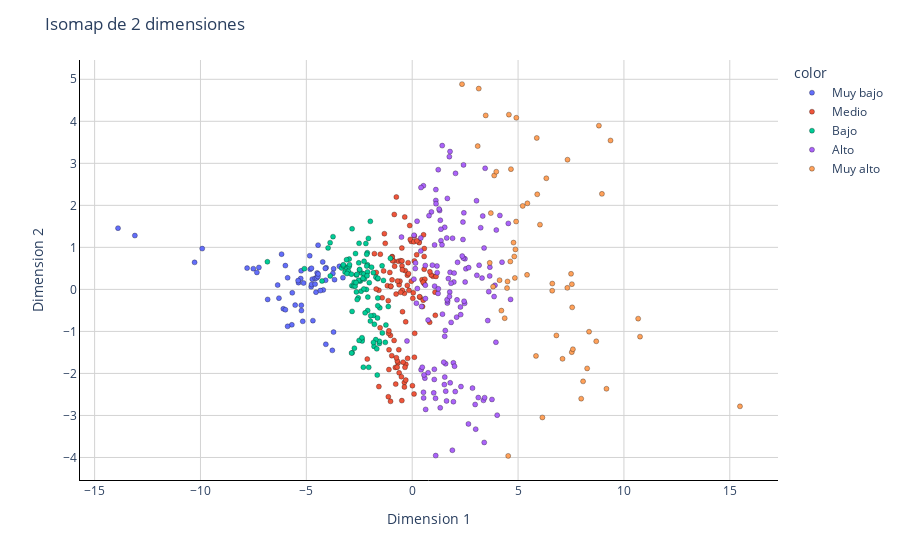

The notebook cell this image was saved under:
### Markdown cell above
**Creamos un mapa 2D para observar los cluster del nivel de Indigencia**

### Code cell
Plot2D(isomap2comp, y, 'Isomap de 2 dimensiones')
